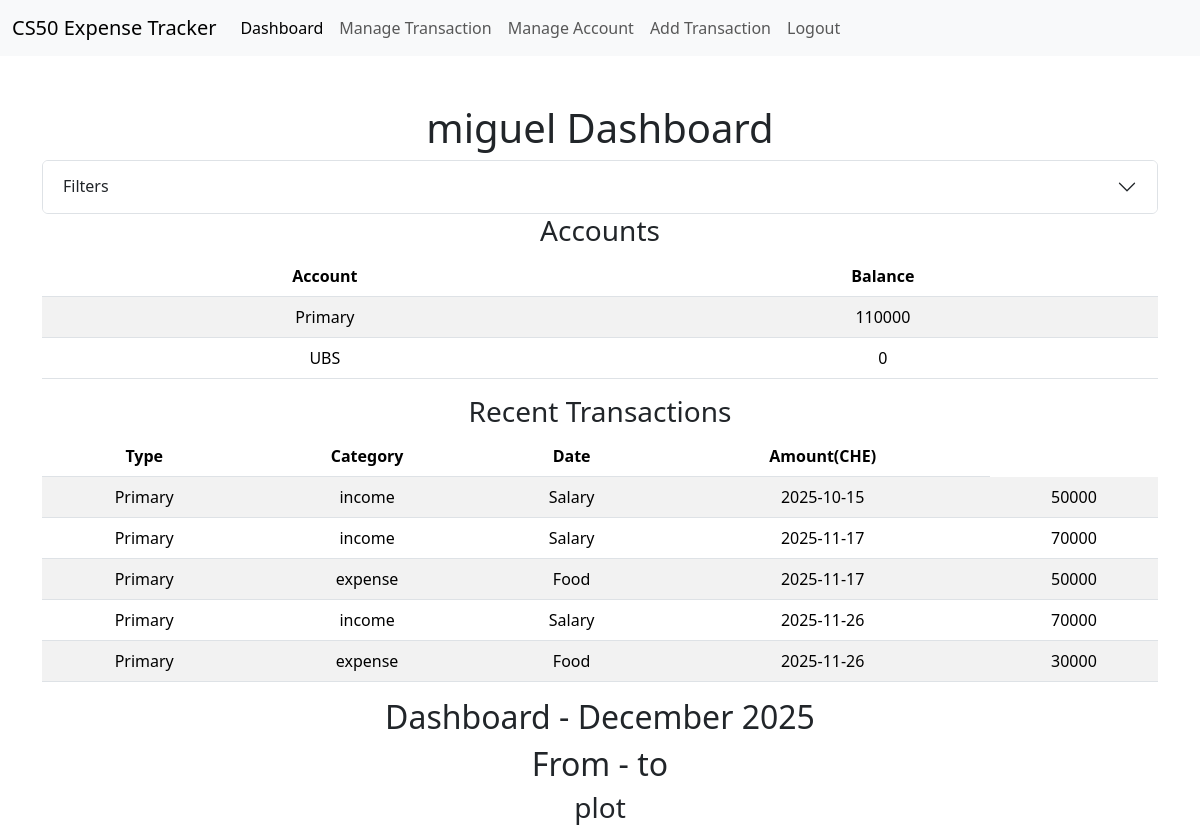
Page /get_charts (signed in, upper part) on the earlier database version.
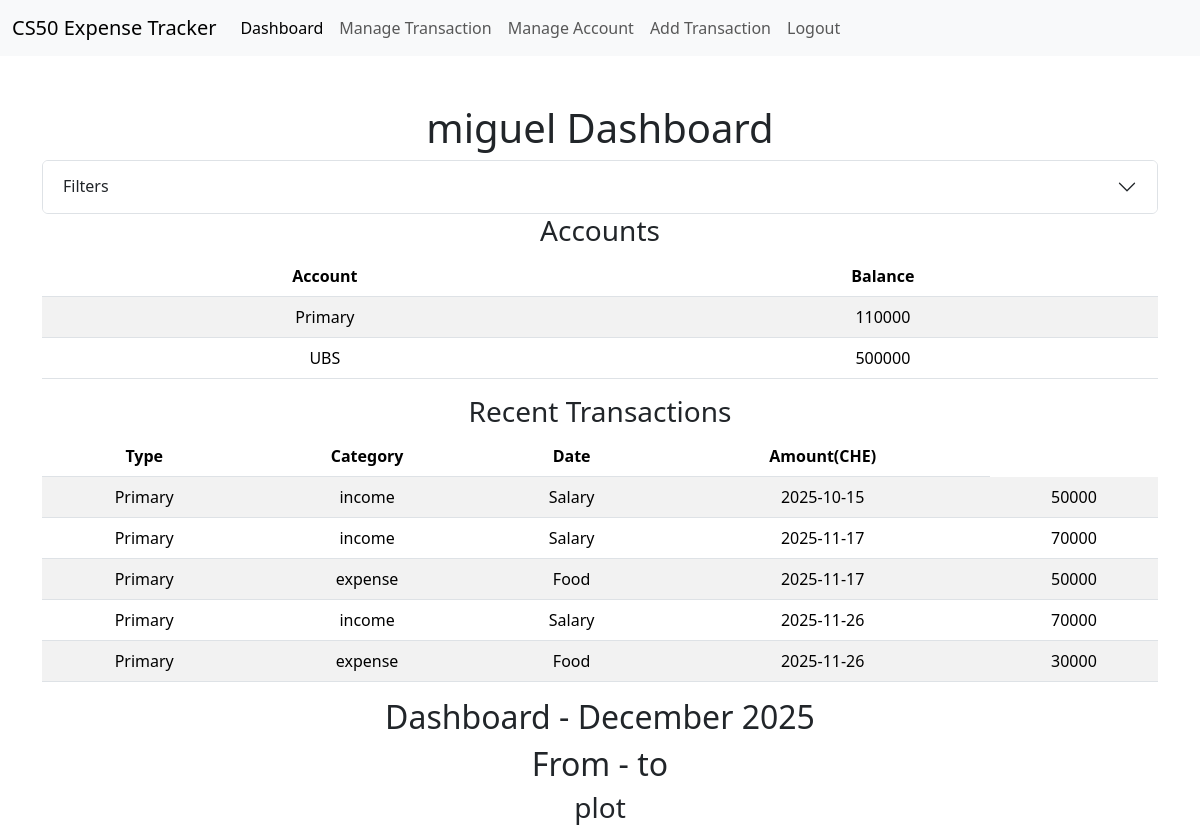
Same page on the later database version.
### tables this page shows
CREATE TABLE "users" (
  id       INTEGER PRIMARY KEY AUTOINCREMENT NOT NULL,
  username TEXT NOT NULL UNIQUE,
  hash     TEXT NOT NULL
);

CREATE TABLE accounts (
    id INTEGER PRIMARY KEY AUTOINCREMENT NOT NULL, 
    user_id INTEGER NOT NULL,
    account_name TEXT NOT NULL,
    balance_cents INTEGER NOT NULL DEFAULT 0,
    UNIQUE (user_id, account_name),
    FOREIGN KEY (user_id) REFERENCES users(id) ON DELETE CASCADE
);

CREATE TABLE "transactions" (
    id INTEGER PRIMARY KEY AUTOINCREMENT NOT NULL,
    created_by_user_id INTEGER,
    account_id INTEGER NOT NULL,
    trans_type TEXT NOT NULL CHECK (trans_type IN ('income','expense','transfer_in', 'transfer_out')),
    category TEXT NOT NULL,
    amount_cents INTEGER NOT NULL CHECK (amount_cents > 0),
    trans_date TEXT NOT NULL DEFAULT CURRENT_DATE,
    date_created TEXT NOT NULL DEFAULT (strftime('%Y-%m-%dT%H:%M:%fZ','now')),
    FOREIGN KEY (created_by_user_id) REFERENCES users(id) ON DELETE SET NULL,
    FOREIGN KEY (account_id) REFERENCES accounts(id) ON DELETE CASCADE
);

### app.py (the view, shortened to what this page needs)
@app.route("/get_charts", methods=["GET", "POST"])
def get_charts():
    if (request.method == "GET"):
        current_date = date.today()
        start = current_date + relativedelta(day=1)
        end = current_date + relativedelta(months=1)
        month_name = start.strftime("%B")
        month_year = start.strftime("%Y")
        try:
            getLine(start, end)
        except:
            return render_template("error.html", message="Error with line graph")
        try:
            getBar(start, end)
        except:
            return render_template("error.html", message="Error with bar graph")
        try:
            getPie(start, end)
        except:
            return render_template("error.html", message="Error with pie graph")
        con = conDbDict()
        cur = con.cursor()
        user = getUser()
        transactions = getTrans(5)
        accounts = cur.execute("SELECT account_name, balance_cents, id FROM accounts WHERE user_id = ?", (user["id"],)).fetchall()
        categories = getCats()
        con.close()
        return render_template("index.html", accounts=accounts, categories=categories, bar="static/my_bar_expesne_vs_income.png", chart="static/my_line-expsnses.png", month_name=month_name, month_year=month_year, pie="static/my_pie_expenses.png", transactions=transactions, types=TYPES, user=user)

### app.py (called while the page is built)
@app.after_request
def after_request(response):
    response.headers["Cache-Control"] = "no-cache, no-store, must-revalidate"
    response.headers["Expires"] = 0
    response.headers["Pragma"] = "no-cache"
    return response

### helpers.py (called while the page is built, shortened)
def conDbDict(db = "final.db"):
        con = sqlite3.connect(db)
        con.row_factory = sqlite3.Row
        con.execute("PRAGMA foreign_keys = ON")
        return con

def getCats():
     con = conDbDict()
     cur = con.cursor()
     user = getUser()
     categories = cur.execute("SELECT name, id FROM categories WHERE user_id = ?", (user["id"],)).fetchall()
     con.close()
     return categories

def getLine(start, end):
        con = conDbDict()
        cur = con.cursor()
        user = getUser()
        data = cur.execute("SELECT trans_type, trans_date, SUM(amount_cents) AS day_tot FROM transactions WHERE created_by_user_id = ? AND trans_date BETWEEN ? and ? GROUP BY trans_type, trans_date ORDER BY trans_date", (user["id"], start, end,)).fetchall()
        expense_dates = []
        expense_runtot = []
        expnse_cumsum = 0
        plt.style.use('dark_background')
        fig, ax = plt.subplots()
        ax.plot(expense_dates, expense_runtot, '-o')
        ax.xaxis.set_major_formatter(mdates.DateFormatter("%d/%m"))
        plt.savefig('static/my_line-expsnses.png') # Todo: Should probably add user id to name to allow multiple users
        con.close()
        if os.path.exists("static/my_line-expsnses.png"):
            return True
        else:
             return False

def getTrans(limit = 0):
    con = conDbDict()
    cur = con.cursor()
    user = getUser()
    if (limit == 0):
        transactions = cur.execute("SELECT amount_cents, account_id, category, id, trans_date, trans_type FROM transactions where created_by_user_id = ? ORDER BY trans_date", (user["id"],)).fetchall()
    else:
        query = f"""SELECT amount_cents, account_id, category, trans_date, id, trans_type FROM transactions where created_by_user_id = ? ORDER BY trans_date LIMIT {int(limit)}"""
        transactions = cur.execute(query, (user["id"], )).fetchall()
    con.close()
    return transactions

def getUser():
    con = conDbDict()
    cur = con.cursor()
    user = cur.execute("SELECT id, username FROM users WHERE id = ?", (session["user_id"],)).fetchone()
    con.close()
    return user

### templates/index.html (shortened to what this page needs)
{% extends "layout.html" %}
{% block main %}
    <h1>{{ user.username }} Dashboard</h1>
    <div class="accordion" id="accordionExample">
        <div class="accordion-item">
            <h2 class="accordion-header">
            <button class="accordion-button collapsed" type="button" data-bs-toggle="collapse" data-bs-target="#collapseOne" aria-expanded="false" aria-controls="collapseOne">
                Filters
            </button>
            </h2>
        </div>
    </div>
     <h3>Accounts</h3>
     <table class="table table-striped">
        <thead>
            <tr>
                <th>
                    Account
                </th>
                <th>
                    Balance
                </th>
            </tr>
        </thead>
        <tbody>
            {% for account in accounts %}
                <tr>
                    <td>
                        {{ account.account_name}}
                    </td>
                    <td>
                        {{ account.balance_cents}}
                    </td>
                </tr>
            {% endfor %}
        </tbody>
     </table>
     <h3>Recent Transactions</h3>
    <table class="table table-striped">
        <thead>
            <tr>
                <th>Type</th>
                <th>Category</th>
                <th>Date</th>
                <th>Amount(CHE)</th>
            </tr>
        </thead>
        <tbody>
            {% for trans in transactions %}
            <tr>
                <td>
                    {% for account in accounts %}
                        {% if account.id == trans.account_id %}
                            {{ account.account_name}}
                        {% endif %}
                    {% endfor %}
                </td>
                <td>
                    {{ trans.trans_type }}
                </td>
                <td>
                    {{ trans.category }}
                </td>
                <td>
                    {{ trans.trans_date }}
                </td>
                <td>
                    {{ trans.amount_cents }}
                </td>
            </tr>
            {% endfor %}
        </tbody>
    </table>
    <h2>Dashboard - {{ month_name }} {{  month_year }}</h2>
    <h2> From - {{ start }} to {{ end }}</h2>
    <h3>plot</h3>
{% endblock %}

### templates/layout.html (shortened to what this page needs)
<!doctype html>
<html lang="en">
  <head>
    <link href="https://cdn.jsdelivr.net/npm/bootstrap@5.3.8/dist/css/bootstrap.min.css" rel="stylesheet">
  </head>
  <body>
    <nav class="navbar navbar-expand-lg bg-body-tertiary">
        <div class="container-fluid">
            <a class="navbar-brand" href="/">CS50 Expense Tracker</a>
            <div class="collapse navbar-collapse" id="navbarNav">
              {% if session["user_id"] %}
                <ul class="navbar-nav">
                    <li class="nav-item">
                      <a class="nav-link active" aria-current="page" href="/">Dashboard</a>
                    </li>
                    <li class="nav-item">
                    <a class="nav-link" href="/manage_transactions">Manage Transaction</a>
                    </li>
                    <li class="nav-item">
                    <a class="nav-link" href="/manage_accounts">Manage Account</a>
                    </li>
                    <li class="nav-item">
                    <a class="nav-link" href="/add_transaction">Add Transaction</a>
                    </li>
                </ul>
                <ul class="navbar-nav">
                  <li class="nav-item">
                      <a class="nav-link" href="/logout">Logout</a>
                  </li>
                </ul>
              {% endif %}
            </div>
        </div>
    </nav>
    <main class="container py-5 text-center">
      {% block main %}{% endblock %}
    </main>
  </body>
</html>

Differences in the rows shown:
changed accounts "UBS": balance_cents "0" → "500000"
